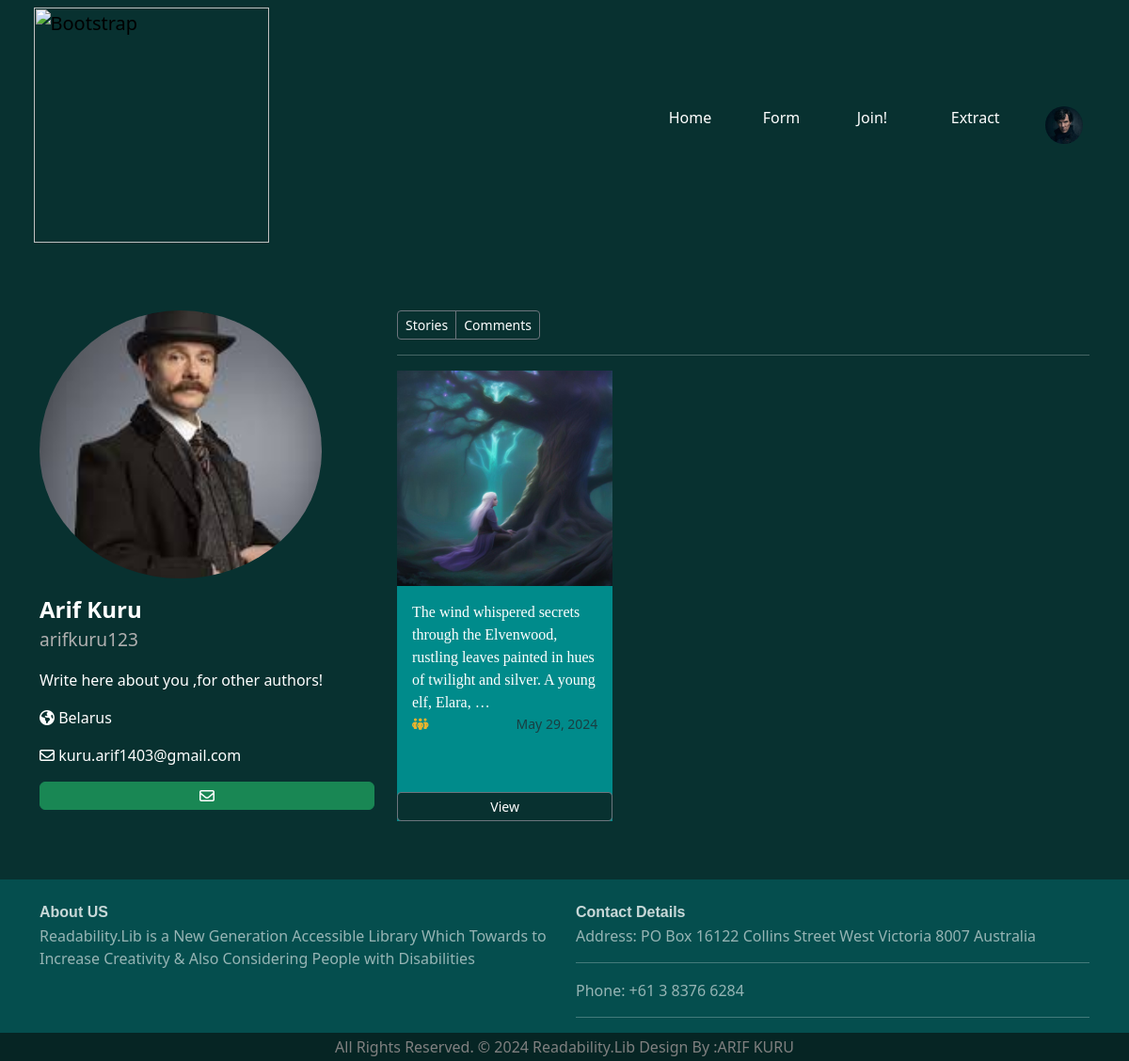
Page /profile/arifkuru123/ (signed in) on the committed database.
### pages/models.py (models this page shows, shortened)
class Profile(models.Model):
    gender_choices = [
        ("Male", "Male"),
        ("Female", "Female"),
    ]
    gender = models.CharField(choices=gender_choices, null=True, max_length=50, blank=True)
    user = models.OneToOneField(User, null=True, on_delete=models.CASCADE)
    bio = models.TextField(null=True, default="Write here about you ,for other authors!")
    UserId = models.BigAutoField(primary_key=True)
    country = CountryField()
    image = models.ImageField(upload_to="profiles/", default="profiles/default_profile.png",null=True,blank=True)
    isEmailVerified=models.BooleanField(default=False)

class Story(models.Model):
    author = models.ForeignKey(User,null=True, on_delete=models.CASCADE)
    category = models.TextField(null=True)
    wordSize = models.IntegerField(null=True)
    content = models.TextField(null=True)
    prompt = models.TextField(blank=True, null=True)
    createDate = models.DateField(auto_now=True)
    isPublic = models.BooleanField(default=False)
    PublishDate = models.DateField(auto_now=False,null=True,blank=True)
    storyId = models.BigAutoField(primary_key=True)
    def upload_path(instance, filename):
        story_id = instance.storyId
        extension = filename.split('.')[-1]
        new_filename = f"{story_id}.{extension}"
        return f"stories/{new_filename}"
    image = models.ImageField(upload_to=upload_path, default="stories/book.png")
    class Meta:
        verbose_name ="Story"
        verbose_name_plural="Stories"

### userProfile/views.py (the view, shortened to what this page needs)
# urls.py: path('<str:username>/', views.visit_Profile, name='visit_profile'),
@email_verification_required
def visit_Profile(request,username):
    visited_user=get_object_or_404(User,username=username)
    comments = Comment.objects.filter(user=visited_user).order_by("-id")
    stories = Story.objects.filter(author=visited_user,isPublic=True).order_by('-storyId')
    context={
        "stories": stories,
        'visited': visited_user,
        "comments": comments
    }
    return render(request,"visit_Profile.html",context)

### templates/visit_Profile.html (shortened to what this page needs)
{% extends 'partials/_base.html' %}
 {% block content %} {% load static %}
<!DOCTYPE html>
<html lang="en">
<head>
    <link href="https://cdnjs.cloudflare.com/ajax/libs/font-awesome/6.5.1/css/all.min.css" rel="stylesheet">
    <link href="https://cdn.jsdelivr.net/npm/bootstrap@5.3.3/dist/css/bootstrap.min.css" rel="stylesheet">
</head>
<body  style="padding:0;background-color: #083130">
  <div class="container mt-5">
    <div class="row">
        <div id="profileInfos" class="col-md-4">
                <img style="object-fit:cover;height:300px;width: 300px;padding-bottom:15px;border-radius: 50%;" src="{{ visited.profile.image.url }}" alt="Profile Image" class="card-img-top">
                <div class="card-body">
                    <p style="margin: 0;font-size: x-large"><strong>{{ visited.first_name }} {{ visited.last_name }}</strong></p>
                    <p style="color:#afafaf;font-size: larger">{{ visited.username }}</p>
                    <p>{{ visited.profile.bio }}</p>
                    <p><strong><i class="fa-solid fa-earth-americas"></i></strong> {{ visited.profile.country.name }}  <img src="{{visited.profile.country.flag }}"></p>
                    <p><strong><i class="fa-regular fa-envelope"></i></strong> {{ visited.email }}</p>
                                        <a href="{% url 'chat:chat_panel' username=visited.username %}" class="btn btn-success" style="width: 100%;margin-bottom: 50px"><i class="fa-regular fa-envelope"></i></a>
                </div>
        </div>
        <div class="col-md-8">
             <div class="btn-group" style="background-color: #083130;">
                                        <btn id="bringStoriesBtn" onclick="BringStories()" class="btn btn-sm btn-outline-secondary" style="color: white">Stories</btn>
                                        <btn id="bringCommentsBtn" onclick="BringComments()" class="btn btn-sm btn-outline-secondary" style="color: white">Comments</btn>
                                            </div>
        <hr style="color: white">
            <div id="storiesRow" class="row">
                {% for story in stories %}
                    <div class="col-md-4">
                        <div style="border-radius: 0;border: 0;" class="card mb-4 box-shadow">
                            <img style="border-radius: 0;" class="card-img-top" src="/media/{{ story.image }}" alt="image of story">
                            <div class="card-body" style="height:250px;background-color: darkcyan">
                                <p class="card-text" style="display:inline;height:80px;font-family: 'Franklin Gothic Book'">{{ story.content|truncatewords:20 }}</p>
                                <div class="d-flex justify-content-between align-items-center">
                                    <div class="btn-group" style="position: absolute; bottom: 0; left: 0; width: 100%; background-color: #083130;">
                                        <a href="{% url 'form:detail' story.storyId %}" class="btn btn-sm btn-outline-secondary" style="color: white">View</a>
                                    </div>
                                      <small class="text-muted">{% if story.isPublic %}
     <i style="color: #EBB42C" class="fa-solid fa-people-group"></i>
{% endif %}</small>
                                    <small class="text-muted">{{ story.createDate }}</small>
                                </div>
                            </div>
                        </div>
                    </div>
                {% endfor %}
            </div>
        </div>
    </div>
</div>
</body>
</html>
{% endblock %}

### templates/partials/_base.html (shortened to what this page needs)
{% load static %}
<nav class="navbar navbar-expand-lg" style="background-color: #083130;padding-bottom: 2%">
    <div class="container-fluid">
        <div class="col-6">
            <a class="navbar-brand" href="{% url "pages:main" %}" style="margin-right: auto; padding-left: 4% ; padding-top: 1%">
                <img src="{% static 'images/mainlogo.png' %}" alt="Bootstrap" style="width: 250px">
            </a>
        </div>
        <div class="collapse navbar-collapse" id="navbarNav" style=" padding-right:  3%;">
            <ul class="navbar-nav" style="margin-left: auto;">
                <li class="nav-item"  style="width: 100px; padding-left: 10%; padding-right: 10%;">
                    <a class="nav-link" style="color: white" aria-current="page" href="{% url "pages:main" %}">Home</a>
                </li>
               <li class="nav-item"  style="width: 100px; padding-left: 10%; padding-right: 10%;">
                   <a class="nav-link" style="color: white" aria-current="page" href="{% url "form:form" "All" %}">Form</a>
                </li>
                  <li class="nav-item"  style=";width: 100px; padding-left: 10%; padding-right: 10%;">
                   <a class="nav-link" style="color: white" aria-current="page" href="{% url "pages:interactive" %}">Join!</a>
                </li>
                <li class="nav-item" style="width: 100px; padding-left: 10%; padding-right: 10%;">
                    <a class="nav-link" style="color: white" href="{% url "pages:extract" %}">Extract</a>
                </li>
                <li class="nav-item" style="width: 100px; padding-left: 10%; padding-right: 10%;">
                    <a class="nav-link" style="color: white" href="{% url "profile:profile" %}"><img style="object-fit:cover;height:40px;width: 40px;border-radius: 50%;" src="/media/{{ user.profile.image }}"></a>
                </li>
            </ul>
        </div>
    </div>
</nav>
{% block content %}
{% endblock %}
<footer class="footer" style="background-color: rgba(0,139,139,0.32); width: 100%;margin-top: 2%">
    <div class="container text-white">
        <div class="row">
            <div class="col-md-6" style="padding-top: 2%">
                <strong><h8 style="font-family: sans-serif;color: rgba(255,255,255,0.78)">About US</h8></strong>
                <p style="padding-top: 1px;color: rgba(255,255,255,0.58)">Readability.Lib is a New Generation Accessible Library Which Towards to Increase Creativity & Also Considering People with Disabilities</p>
            </div>
            <div class="col-md-6" style="padding-top: 2%">
                <strong><h8 style="font-family: sans-serif;color: rgba(255,255,255,0.78)">Contact Details</h8></strong>
                <p style="padding-top: 1px;color: rgba(255,255,255,0.58)">
                Address: PO Box 16122 Collins Street West Victoria 8007 Australia
               </p>
                <hr>
                <p style="padding-top: 1px;color: rgba(255,255,255,0.58)">
                Phone: +61 3 8376 6284</p>
                <hr>
            </div>
        </div>
    </div>
</footer>
<div class="container-fluid" style="background-color: rgba(0,0,0,0.25);margin: 0">
                <p class="text-center" style="color: #808080;padding-top: 3px;margin: 0;padding-bottom: 3px">
                    All Rights Reserved. &copy; 2024 Readability.Lib Design By :ARIF KURU
                </p>
</div>

### templates/visit_Profile.html (style rules this page uses)
p { color: white; }

### rows in the picture
Story: image (picture), content "The wind whispered secrets through the Elvenwood, rustling leaves painted in hues of twilight and silver. A young elf, Elara, …", isPublic True (drawn), createDate "May 29, 2024"

### other values in the picture
{{ visited.first_name }} "Arif"
{{ visited.last_name }} "Kuru"
{{ visited.username }} "arifkuru123"
{{ visited.profile.bio }} "Write here about you ,for other authors!"
{{ visited.profile.country.name }} "Belarus"
{{ visited.email }} "kuru.arif1403@gmail.com"
